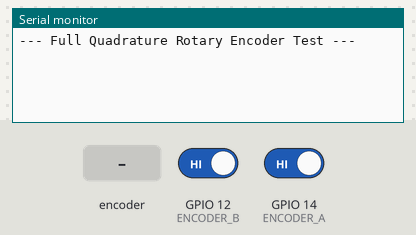
A sketch run on a simulated ESP32. Parts: the last lines printed to the serial monitor. Inputs (shaded band) come from the test bench; at power-on: GPIO 12 (ENCODER_B) HIGH, GPIO 14 (ENCODER_A) HIGH.

Above: at 1.4 s.
1.5 s: rotary encoder on GPIO 14 (ENCODER_A) / GPIO 12 (ENCODER_B) turned 1 step (first pin leading)
At 2.0 s:
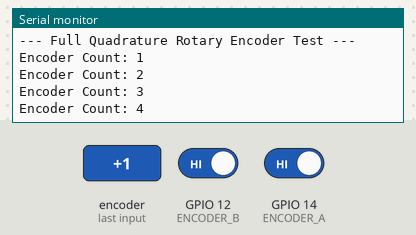
3.2 s: rotary encoder on GPIO 14 (ENCODER_A) / GPIO 12 (ENCODER_B) turned 1 step (first pin leading)
At 4.3 s:
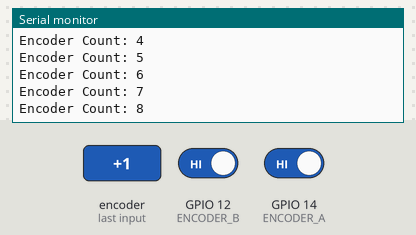
Timing chart, 0 to 6.2 s (numbered marks = the images above; inputs shaded):
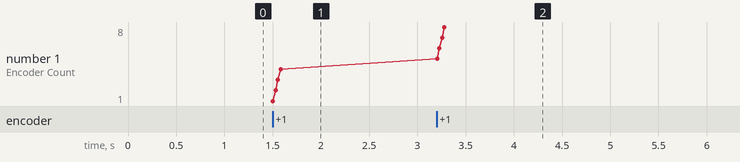

The sketch:

rotary_encoder_manual_3.ino
```cpp
// Simple Rotary Encoder Test with Full Quadrature Decoding
// --------------------------------------------------
// Reads a quadrature rotary encoder using full 2-bit state tracking (Gray code)

// --- Pin Definitions ---
#define ENCODER_A 14  // Brown wire
#define ENCODER_B 12  // Blue/White wire

// --- Globals ---
volatile int encoderCount = 0;        // Current position
volatile uint8_t lastEncoded = 0;     // Last 2-bit encoded state (AB)

// Lookup table to determine direction from previous and current encoder state
const int8_t encoderTable[16] = {
   0, -1,  1,  0,
   1,  0,  0, -1,
  -1,  0,  0,  1,
   0,  1, -1,  0
};

void IRAM_ATTR handleEncoder() {
  bool A = digitalRead(ENCODER_A);
  bool B = digitalRead(ENCODER_B);

  uint8_t encoded = (A << 1) | B;                // Combine A and B into a 2-bit value
  uint8_t combined = (lastEncoded << 2) | encoded; // 4-bit value representing state change

  encoderCount += encoderTable[combined & 0x0F];   // Apply movement from lookup table
  lastEncoded = encoded;                          // Save state for next change
}

void setup() {
  Serial.begin(115200);
  delay(200);
  Serial.println("\n--- Full Quadrature Rotary Encoder Test ---");

  pinMode(ENCODER_A, INPUT_PULLUP);
  pinMode(ENCODER_B, INPUT_PULLUP);

  lastEncoded = (digitalRead(ENCODER_A) << 1) | digitalRead(ENCODER_B); // Initial state
  attachInterrupt(digitalPinToInterrupt(ENCODER_A), handleEncoder, CHANGE);
  attachInterrupt(digitalPinToInterrupt(ENCODER_B), handleEncoder, CHANGE);
}

void loop() {
  static int lastReported = 0;
  if (encoderCount != lastReported) {
    Serial.print("Encoder Count: ");
    Serial.println(encoderCount);
    lastReported = encoderCount;
  }

  delay(10);  // Smoothing update interval
}
```

Measured:
- after the input at 1.5 s, the serial monitor: prints a new line at once (image 1)
- after the input at 3.2 s, the serial monitor: prints a new line at once (image 2)
- plotted number 1: 4 → 8 after the input at 3.2 s
